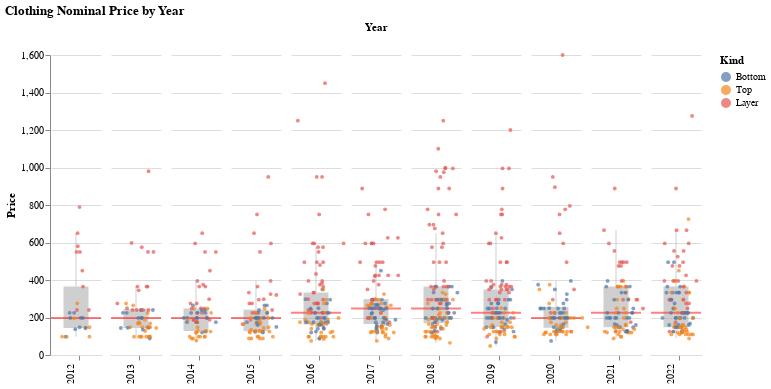

The cell this chart's notebook holds for it:
### Markdown cell above
In aggregate, nominal prices have been hovering around the `$225` range since 2016 (though this was higher in 2017 and 2018).

### Code cell
plots.price_plot(clothes_products_df, 'Kind', kind_sort_order).properties(title='Clothing Nominal Price by Year')

### Figure 1 — Vega-Lite specification as saved in the notebook (floating-point values rounded to 4 significant figures; data arrays with more than 128 entries replaced by an {"elided": "..."} marker saying what was removed)
{"$schema": "https://vega.github.io/schema/vega-lite/v4.17.0.json", "config": {"facet": {"spacing": 0}, "view": {"continuousHeight": 300, "continuousWidth": 400, "stroke": null}}, "data": {"name": "data-2bd25f40ed1f4241332c79fcdd2b6091"}, "datasets": {"data-2bd25f40ed1f4241332c79fcdd2b6091": {"elided": "880 records"}}, "facet": {"column": {"field": "Year", "header": {"labelAlign": "right", "labelAngle": -90, "labelOrient": "bottom", "labelPadding": 3, "titleOrient": "top"}, "type": "ordinal"}}, "spec": {"layer": [{"encoding": {"y": {"axis": {}, "field": "Price", "scale": {}, "type": "quantitative"}}, "mark": {"color": "#A0A0A0", "opacity": 0.5, "outliers": false, "size": 25, "type": "boxplot"}, "width": 50}, {"layer": [{"encoding": {"y": {"aggregate": "median", "field": "Price", "type": "quantitative"}}, "mark": {"color": "red", "opacity": 0.5, "size": 2, "type": "rule"}, "width": 50}, {"encoding": {"color": {"field": "Kind", "scale": {"scheme": "tableau10"}, "sort": ["Bottom", "Top", "Layer"], "type": "nominal"}, "tooltip": [{"field": "Product", "type": "nominal"}, {"field": "Price", "type": "quantitative"}, {"field": "Price-2022", "type": "quantitative"}], "x": {"axis": {"grid": false, "labels": false, "ticks": true, "values": [0]}, "field": "jitter", "scale": {}, "title": null, "type": "quantitative"}, "y": {"axis": {}, "field": "Price", "scale": {}, "type": "quantitative"}}, "mark": {"opacity": 0.7, "size": 15, "type": "circle"}, "transform": [{"as": "jitter", "calculate": "sqrt(-1*log(random()))*cos(2*PI*random())"}], "width": 50}]}]}, "title": "Clothing Nominal Price by Year"}
